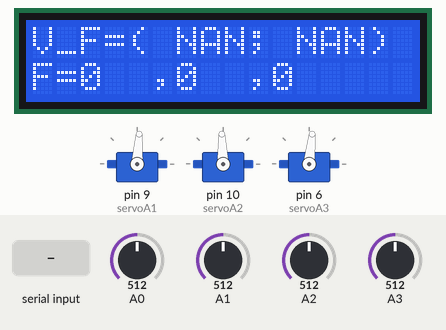
The sketch below on a simulated Arduino Uno, built with avr-gcc and run on an emulated ATmega328P. Parts: 3 × servo, 16×2 character LCD. Inputs (shaded band) come from the test bench; at power-on: A0 = 512, A3 = 512, A1 = 512, A2 = 512.

Above: at 1.2 s.
1.3 s: A0 set to 716
At 4.2 s:
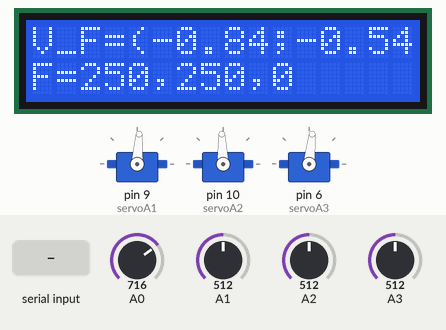
4.3 s: "0\n" received over Serial
At 7.2 s:
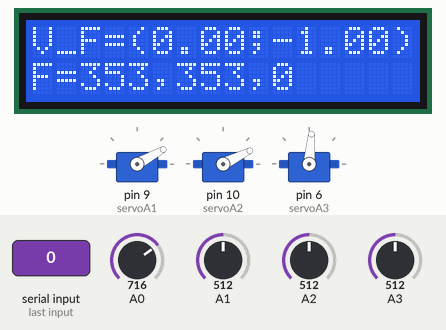
7.3 s: "200\n" received over Serial
At 10.2 s:
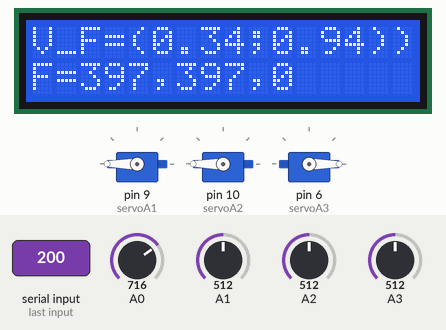
10.3 s: "90,45,200\n" received over Serial
At 11.9 s:
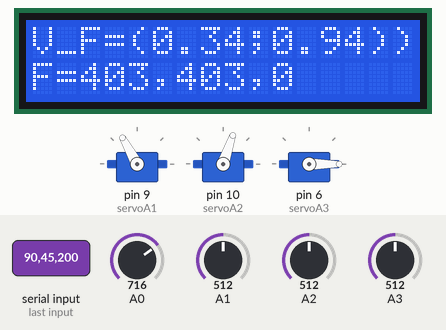
13.3 s: A3 set to 525
At 16.2 s:
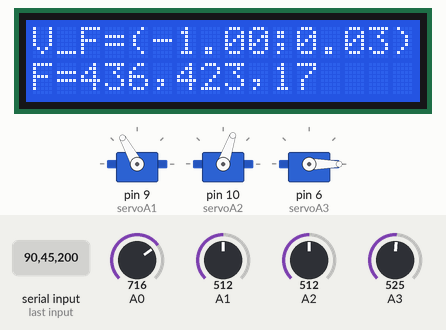
16.3 s: "30,150,10\n" received over Serial
At 18.08 s:
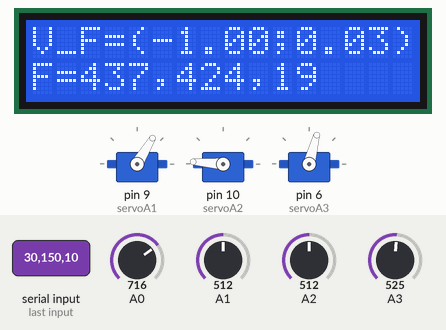
Timing chart, 0 to 19.6 s (numbered marks = the images above; inputs shaded):
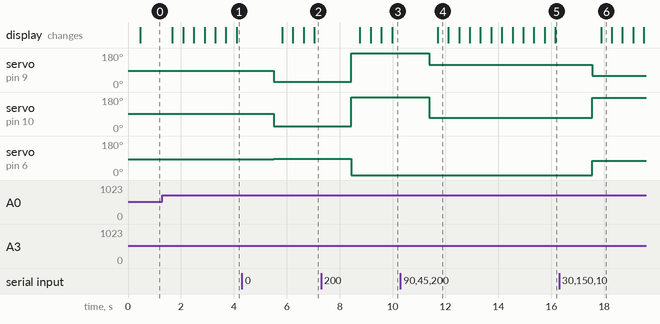

The sketch:

Torques-Forces_sensor.ino
```cpp
#include <Servo.h>
#include <LiquidCrystal.h>

//SETTINGS
//коллаборативный режим
const bool Adaptive_Enable = false;//
const bool DEBUG = false;
//SETTINGS

// инициализируем объект-экран, передаём использованные
// для подключения контакты на Arduino в порядке:
// RS, E, DB4, DB5, DB6, DB7
LiquidCrystal lcd(11, 12, 5, 4, 3, 2);

char desplayLine0[30];//16 симвлов в строке на экране + 1 (нужно)
char desplayLine1[30];
char float_str1[8];
char float_str2[8];

int adc_value = 0;
double voltage_average_value = 0;
double dc_voltage_V0 = 4.85;//
double dc_voltage_V1 = 0;
const float resistance = 2.5;//
unsigned long sample_count = 0;
const unsigned long n = 15;//5000//100
long delta_voltage_sum = 0;
long voltage_sum = 0;

double dc_A1, dc_A2, dc_A3;

//коллаборативный режим
const double dc_wall_A1 = 300;//mA
const double dc_wall_A2 = 300;
const double dc_wall_A3 = 300;


Servo servoA1;  // create servo object to control a servo
Servo servoA2;  // create servo object to control a servo
Servo servoA3;  // create servo object to control a servo
// twelve servo objects can be created on most boards
String myString;
float a1, a2, a3;
const float deltaA = 2;//DEG
float a1d = 29.1, a2d = 26, a3d = - 5; //значения для выставления нулевых значений


float dc_A1_filtered = 0;
float dc_A2_filtered = 0;
float dc_A3_filtered = 0;

double M1, M2, F1, F2;

double k1 = 0.002;//
double k2 = 0.002;//0.0374//0.0306


double l1 = 15;
double l2 = 16;

typedef struct
{
  double X;
  double Y;
  double length() {
    return sqrt(X * X + Y * Y);
  };
  void norm() {
    X = X / length(); Y = Y / length();
  };
} Point2D;

Point2D V_l1, V_l2, V_F1, V_F2, V_F, V_F_norm;


//================ Класс фильтр калмана =====================

class CalmanFilter
{
  public:

    float filter(float val) {  //функция фильтрации
      Pc = P + varProcess;
      G = Pc / (Pc + varVolt);
      P = (1 - G) * Pc;
      Xp = Xe;
      Zp = Xp;
      Xe = G * (val - Zp) + Xp; // "фильтрованное" значение
      return (Xe);
    };

    void SetVarVolt(float value) {
      varVolt = value;
    };// среднее отклонение (ищем в excel) (фильтрация второй раз)
    void SetVarProcess(float value) {
      varProcess = value;
    };// скорость реакции на изменение (подбирается вручную) (фильтрация второй раз)
  private:

    float varVolt1 = 68.5;  // среднее отклонение (ищем в excel)
    float varProcess1 = 0.5; // скорость реакции на изменение (подбирается вручную)
    float varVolt2 = 68.5;  // среднее отклонение (ищем в excel)
    float varProcess2 = 0.5; // скорость реакции на изменение (подбирается вручную)

    float varVolt = 68.5;  // среднее отклонение (ищем в excel)
    float varProcess = 0.5; // скорость реакции на изменение (подбирается вручную)
    float Pc = 0.0;
    float G = 0.0;
    float P = 1.0;
    float Xp = 0.0;
    float Zp = 0.0;
    float Xe = 0.0;

};

//================ Класс фильтр калмана =====================

class TwoLevelFilter//класс двухуревневой фильтрации
{
  public:

    TwoLevelFilter(float varVolt1, float varProcess1, float varVolt2, float varProcess2) {
      _f1 = *(new CalmanFilter());
      _f2 = *(new CalmanFilter());

      _f1.SetVarVolt(varVolt1);
      _f1.SetVarProcess(varProcess1);

      _f2.SetVarVolt(varVolt2);
      _f2.SetVarProcess(varProcess2);
    };
  public:

    float filter(float val) {
      _val_filtered1 = _f1.filter(val);
      _val_filtered2 = _f2.filter(_val_filtered1);
      return _val_filtered2;
    };

    float GetVal_filtered1() {
      return _val_filtered1;
    };
    float GetVal_filtered2() {
      return _val_filtered2;
    };

  private:

    CalmanFilter _f1, _f2;
    float _val_filtered1, _val_filtered2;

};

//фильтры калмана для сенсоров тока
TwoLevelFilter calmanFilter_dc_A1 = *(new TwoLevelFilter(267, 40, 218.8, 15));
TwoLevelFilter calmanFilter_dc_A2 = *(new TwoLevelFilter(267, 40, 218.8, 15));
//фильтры калмана для сенсоров тока


void setup()
{
  Serial.begin(9600);
  // pinMode(13, OUTPUT);

  servoA1.attach(9);             // a1
  servoA2.attach(10, 544, 2480); // a2
  servoA3.attach(6, 544, 2500);  // a3
  Serial.begin(9600);
  a1 = 57.63;                    //
  a2 = 66.29;                    //
  a3 = 0.56;                     //начальные значения углов
  SendTaskToServos(a1, a2, a3);

  // устанавливаем размер (количество столбцов и строк) экрана
  lcd.begin(16, 2);

}


int ArrayCompare(const int *AFirst, const int *ASecond)
{
  if (*AFirst < *ASecond) return -1;
  return (*AFirst == *ASecond) ? 0 : 1;
}

// функция считывает аналоговый вход заданное количество раз
// и возвращает медианное отфильтрованное значение
float readMedian (int pin0, int pin1, int samples) {
  // массив для хранения данных
  long raw[samples];
  long tmp = 0;
  // считываем вход и помещаем величину в ячейки массива
  for (int i = 0; i < samples; i++) {
    for (int j = 0; j < samples; j++) {
      tmp += analogRead(pin0) - analogRead(pin1);
    }
    raw[i] = tmp / samples;
  }
  // сортируем массив по возрастанию значений в ячейках
  size_t M_Size = sizeof(raw) / sizeof(raw[0]);

  qsort(raw, M_Size, sizeof(raw[0]), ArrayCompare);


  // возвращаем значение средней ячейки массива
  return (float)raw[samples / 2];
}

void loop()

{
  //================================ ТОК ========================================

  //  dc_A1 = GetCurrent_mA(A0, A1);
  //  dc_A2 = GetCurrent_mA(A2, A3);

  dc_A1 = readMedian(A0, A1, n) * 0.00488 * 1000 / resistance; //---
  dc_A2 = readMedian(A2, A3, n) * 0.00488 * 1000 / resistance; //---

  dc_A1_filtered = calmanFilter_dc_A1.filter(dc_A1);
  dc_A2_filtered = calmanFilter_dc_A2.filter(dc_A2);


  //test
  delay(300);
  //test

  PrintCurrent();

  //================================ МОМЕНТЫ И СИЛЫ ========================================

  M1 = k1 * dc_A1_filtered;
  M2 = k2 * dc_A2_filtered;

  //В кг
  F1 = abs(M1 / l1);
  F2 = abs(M2 / l2);


  V_l1.X = cos(PI - a1 * DEG_TO_RAD); V_l1.Y = sin(PI - a1 * DEG_TO_RAD);//направляющий вектор звена l1
  V_l2.X = cos(PI + a2 * DEG_TO_RAD); V_l2.Y = sin(PI + a2 * DEG_TO_RAD);//направляющий вектор звена l2

  //положительное направление куртящего момента Mi - против часовой стрелки
  if (M1 <= 0) {
    V_F1.X = V_l1.Y; V_F1.Y = -V_l1.X; //направляющий нормированный вектор силы F1//!!temp!!{повернут направо от звена l1 под прямым углом}
  }
  else {
    V_F1.X = -V_l1.Y; V_F1.Y = V_l1.X; //налево
  }

  if (M2 <= 0) {
    V_F2.X = V_l2.Y; V_F2.Y = -V_l2.X; //направляющий нормированный вектор силы F2//!!temp!!{повернут направо от звена l1 под прямым углом}
  }
  else {
    V_F2.X = -V_l2.Y; V_F2.Y = V_l2.X; //налево
  }
  //??
  //длины векторов сил в кг
  V_F1.X *= F1; V_F1.Y *= F1;
  V_F2.X *= F2; V_F2.Y *= F2;

  V_F.X = V_F1.X + V_F2.X; V_F.Y = V_F1.Y + V_F2.Y;

  V_F_norm.X = V_F.X / V_F.length(); V_F_norm.Y = V_F.Y / V_F.length(); //нормированный вектор силы F
  //??


  PrintForces();

  //======================= Коллаборативный режим ============================

  if (Adaptive_Enable) {
    if (abs(dc_A1_filtered) > dc_wall_A1)
    {
      a1 = a1 - deltaA * sign(dc_A1_filtered) ;
      servoA1.write(a1 + a1d);
    }
    if (abs(dc_A2_filtered) > dc_wall_A2)
    {
      a2 = a2 + deltaA * sign(dc_A2_filtered);
      servoA2.write(a2 + a2d);
    }
    if (abs(dc_A3_filtered) > dc_wall_A3)
    {
      a3 = a3 - deltaA * sign(dc_A3_filtered);
      servoA3.write(a3 + a3d);
    }
  }
  //================================ СЕРВО ============================================

  if (Serial.available()) {
    myString = Serial.readString();
    int commaIndex = myString.indexOf(',');
    int secondCommaIndex = myString.indexOf(',', commaIndex + 1);

    a1 = myString.substring(0, commaIndex).toFloat();
    a2 = myString.substring(commaIndex + 1, secondCommaIndex).toFloat();
    a3 = myString.substring(secondCommaIndex + 1).toFloat(); // To the end of the string
    SendTaskToServos(a1, a2, a3);

    delay(20);//чтение раз в 20 млс
    delay(300);//200млс повернуть серво, запас 100 млс
  }

  //=================================================================================

  //PrintAngles();

  //=================================================================================

  updateDisplay();
}


void updateDisplay() {

  lcd.setCursor(0, 0);
  lcd.print(desplayLine0);
  lcd.setCursor(0, 1);
  lcd.print(desplayLine1);

}

void PrintCurrent()
{
  //=========== Serial Plotter =======================

  if (DEBUG){
  Serial.print(0);
  Serial.print(" ");
  Serial.print(dc_A2);
  Serial.print(" ");
  Serial.print(calmanFilter_dc_A2.GetVal_filtered1());
  Serial.print(" ");
  Serial.println(calmanFilter_dc_A2.GetVal_filtered2());
  }


  //==================================================

  int a1 = round(dc_A1_filtered);
  int a2 = round(dc_A2_filtered);

  //  sprintf(desplayLine0, "A1,A2:%-3d,%-3d mA", a1, a2);

}

void PrintForces()
{
  //в г
  int f1 = round(F1 * 1000);
  int f2 = round(F2 * 1000);
  int f = round(V_F.length() * 1000);


  dtostrf(V_F_norm.X, 4, 2, float_str1);
  dtostrf(V_F_norm.Y, 4, 2, float_str2);
  sprintf(desplayLine0, "V_F=(%-3s;%-3s)", float_str1, float_str2);
  sprintf(desplayLine1, "F=%-3d,%-3d,%-3d   ", f, f1, f2); //все 16 символов обновляем


}

void PrintAngles()
{

  Serial.print("                        ");
  Serial.print(a1);
  Serial.print("__");
  Serial.print(a2);
  Serial.print("__");
  Serial.print(a3);
  Serial.println(" DEG  a1__a2__a3");
}

void SendTaskToServos(float a1, float a2, float a3) {
  servoA1.write(a1 + a1d);
  servoA2.write(a2 + a2d);
  servoA3.write(90 - a3 + a3d);
}

double GetCurrent_mA(int analogPin0, int analogPin1)
{
  delta_voltage_sum = 0;
  for (sample_count = 0; sample_count < n; sample_count ++)
  {
    adc_value = analogRead(analogPin0) - analogRead(analogPin1);
    delta_voltage_sum += adc_value;
    delayMicroseconds(10);
  }

  voltage_average_value = (float)delta_voltage_sum / n;
  return (voltage_average_value * 0.00488) * 1000 / resistance;
}

double GetVoltage(int analogPin)
{
  voltage_sum = 0;
  for (sample_count = 0; sample_count < n; sample_count ++)
  {
    adc_value = analogRead(analogPin);
    voltage_sum += adc_value;
    delayMicroseconds(10);
  }
  voltage_average_value = (float)voltage_sum / n;
  return voltage_average_value * 0.00488;
}
static inline int sign(int val) {
  if (val < 0) return -1;
  if (val == 0) return 0;
  return 1;
}
```

Measured:
- the behaviour switches between 512 and 513 on A3 (found by bisection; images 4 and 5)
- after the input at 1.3 s, the display: first changes after 0.38 s (image 1 shows a later state)
- after the input at 4.3 s, servo on pin 9 (servoA1): 86° → 29° after 1.2 s; servo on pin 10 (servoA2): 92° → 26° after 1.2 s; servo on pin 6 (servoA3): 84° → 85° after 1.2 s
- after the input at 7.3 s, servo on pin 9 (servoA1): 29° → 180° after 1.1 s; servo on pin 10 (servoA2): 26° → 180° after 1.1 s; servo on pin 6 (servoA3): 85° → 0° after 1.1 s
- after the input at 10.3 s, servo on pin 9 (servoA1): 180° → 119° after 1.1 s; servo on pin 10 (servoA2): 180° → 71° after 1.1 s
- after the input at 13.3 s, the display: first differs from a run without the input after 0.43 s (image 5 shows a later state)
- after the input at 16.3 s, servo on pin 9 (servoA1): 119° → 59° after 1.3 s; servo on pin 10 (servoA2): 71° → 176° after 1.3 s; servo on pin 6 (servoA3): 0° → 75° after 1.3 s
